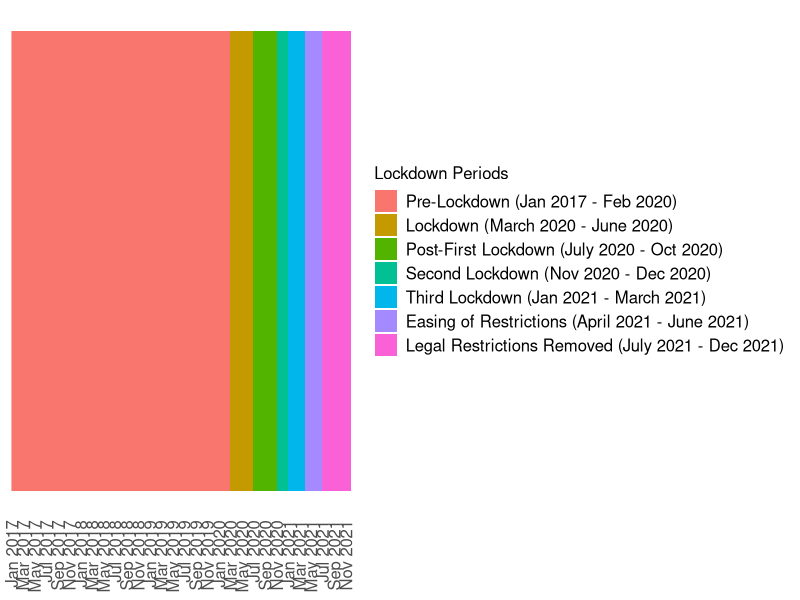
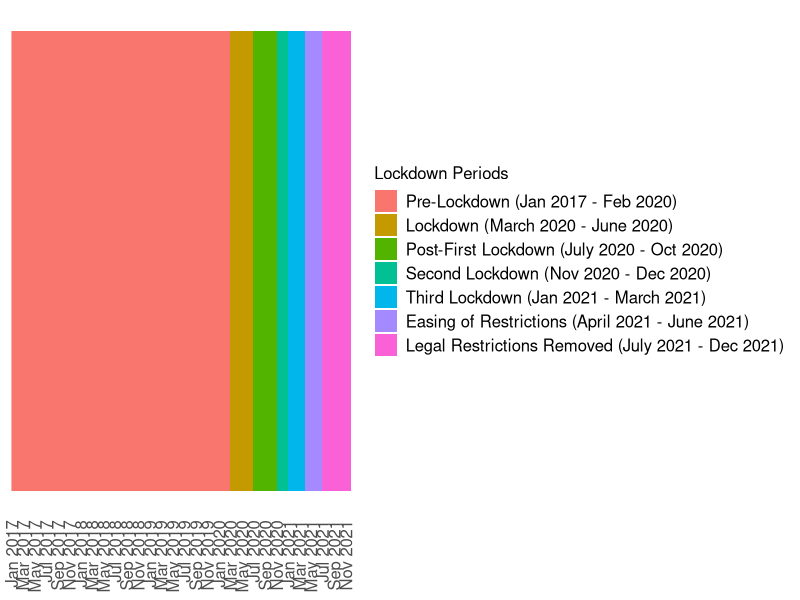

Recreate these plots in R, in order.
# CODE TO CREATE A FIGURE OF THE OBSERVATION PERIOD

library(readxl)
Lockdown_Periods_Dates <- read_excel("extras/Lockdown Periods Dates.xlsx")
View(Lockdown_Periods_Dates)

library(ggplot2)
library(dplyr)
library(here)

lockdown <- data.frame(periods = Lockdown_Periods_Dates$Periods, start = as.Date(Lockdown_Periods_Dates$Start_date), end = as.Date(Lockdown_Periods_Dates$End_date))
lockdown$lockdown <- 1

lockdown <- lockdown  %>%  mutate(periods = factor(periods, levels=c("Pre-Lockdown (Jan 2017 - Feb 2020)", "Lockdown (March 2020 - June 2020)", "Post-First Lockdown (July 2020 - Oct 2020)",
                                                                     "Second Lockdown (Nov 2020 - Dec 2020)", "Third Lockdown (Jan 2021 - March 2021)", "Easing of Restrictions (April 2021 - June 2021)", 
                                                                     "Legal Restrictions Removed (July 2021 - Dec 2021)") ))

lockdown <- lockdown %>% rename("Lockdown Periods" = periods) 

start_date <- as.Date("2017-01-01") 

Observation_period_plot <- ggplot(lockdown, aes(x = start, y = lockdown, fill = `Lockdown Periods`)) +
  geom_rect(aes(xmin = start, xmax = end, ymin = 0, ymax = 1), alpha = 1) +
  scale_fill_discrete() +
  theme_minimal() +
  labs(x = "Date", y = "Lockdown Period") +
 # scale_y_continuous(limits = c(0,1)) +
 # coord_cartesian(ylim=c(0.25,0.5)) +
  scale_x_date(date_labels="%b %Y",date_breaks  ="2 month", limits = as.Date(c("2017-01-01", "2021-12-01")), expand = c(0, 0)) +
  theme(axis.text.x = element_text(angle = 90, vjust = 0.5, hjust=1, size=12),
        axis.title.x = element_blank(),
        axis.text.y = element_blank(),
        legend.text=element_text(size=12),
        legend.title=element_text(size=12),
        axis.title.y=element_blank(),
        panel.border = element_blank(),
        panel.grid.major = element_blank(),
        panel.grid.minor = element_blank())

Observation_period_plot

ggsave(here("extras","Observation_period_plot.jpg"), Observation_period_plot, dpi=600, scale = 1,  width = 16, height = 8)

